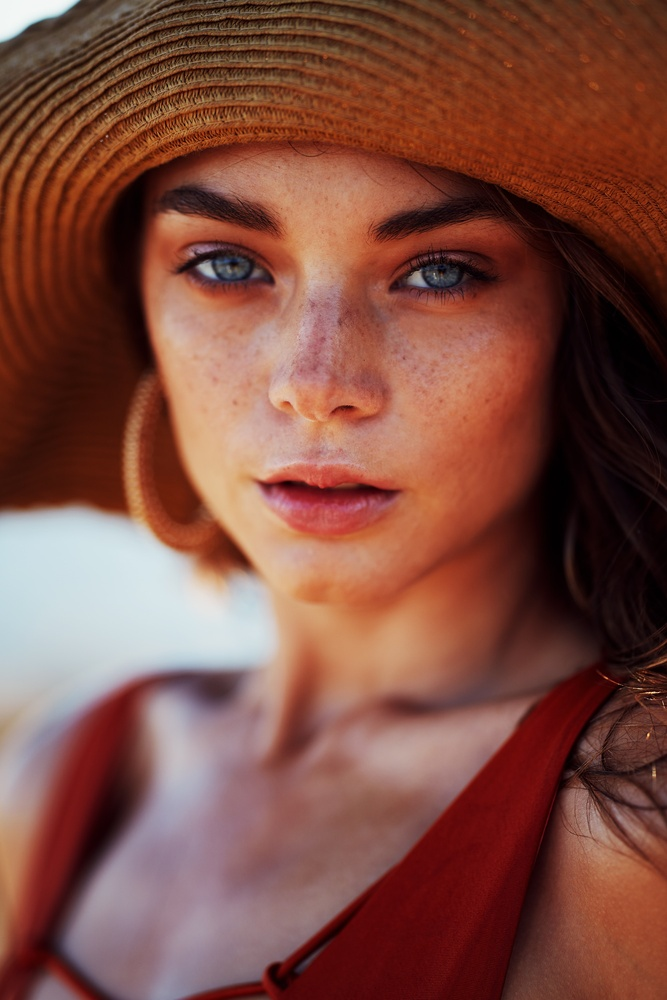
#> input picture ben-scott-tWb7IsL9CnY-unsplash.jpg, 667 x 1000 px, shrunk from 2000 x 3000 before the run
$ python waveform_aesthetics.py ben-scott-tWb7IsL9CnY-unsplash.jpg
#> lines starting #> are read from the running program, lines starting #| are printed output that depends on the picture
### utils.py

from os import path
from cv2 import cv2
from tqdm import tqdm
import numpy as np

#Conditionals to ensure numpy array is correct shape
def check_image_shape(image, args):

	#If the image rows are within the range of the averaging, the reduce the number of rows.
	row_count = 20 if image.shape[0]<250 else args.row_count

	#Sometimes the image will have length 4 because there is an alpha or transparency value for each pixel included.
	if len(image.shape) == 3 and image.shape[-1] == 4:
		image = image[:, :, :3]
		image_2=image_2[:, :, :3]
		#This makes sure the dimensions of the image are correct. ':3' is used because the last element is a list of size three.
	if len(image.shape) == 3 and image.shape[-1] == 3: #If the dimensions are correct (rows, columns, [R,G,B])
		image = np.sum(image, axis=2) #Sum the values on the last axis, so, convert each of the RGB values into just R+G+B.

	return image, row_count

def make_divisible_rows(image, row_count):
	#These next four lines just ensure that the number of total number of rows is divisble by the user-inputted row_count.
	#We need to do this so we don't get half a waveform, which the program cannot interpret.
	row_width = image.shape[0]//row_count
	col_count = image.shape[1]
	margin_rows = image.shape[0] % row_count
	image = image[margin_rows//2 : margin_rows//2 + row_count * row_width, :] #make sure the number of rows is divisible by row_width, keep column number constant.
	return image, col_count, row_width


def row_reducer(image, row_count):

	image, col_count, row_width = make_divisible_rows(image, row_count)

	reduced_image = np.zeros([row_count, col_count]) #Create a new image with the row_count user input same column number.

	for i in range(row_count):
		#print(np.median(image[i * row_width : (i + 1) * row_width, :]))
		reduced_image[i, :] = (np.median(image[i * row_width : (i + 1) * row_width, :], axis=0)) #axis 0 means take the median value of each column.
		#this is saying the new row entry is equal to the median value (R+G+B) of 30 rows, so the 15th row, the 45th row, the 75th role and so forth.

	#This reduced_image has dimension row = row_count (user input), and column = original column number of the image.
	return reduced_image

def calculate_column_vector(f, f_prev, phase_shift, row_width):
	column_vector = np.zeros(row_width) #create a vector of length row_width. This serves as a placeholder for now.

	prev_sample = row_width//2 + int((row_width//2) * np.sin(phase_shift)) - 1 #the midpoint of the row_width _+ the midpoint*sin(phase_shift)-1
	intensity = (row_width//2) * np.sin(f + phase_shift) # intensity = midpoint * np.sin(f (the pixel value) + phase_shift, initially 0)
	intensity = intensity + row_width//2 #now add the midpoint of the row_width
	intensity = intensity.astype(np.int32) #construct 32-bit integer object for intensity, numpy makes default type the type needed to hold all objects in the array.
	column_vector[prev_sample] = 1  #Set the element in the position of the prev_sample equal to 1.

	#Conditionals that store information as 1s and 0s regarding the waveform at some element in a row.
	if intensity > prev_sample:
		column_vector[prev_sample:intensity] = 1
	else:
		column_vector[intensity:prev_sample] = 1


	phase_shift = phase_shift+f #phase_shift is basically f_prev
	return column_vector, phase_shift #column_vector now has data with 1s between the values of intensity and prev_sample, and 0s elsewhere.


def image_transform(image, row_width, freq_factor):
	max_freq = 2 * np.pi * freq_factor
	image = image/image.max()*max_freq #Express all values as a fraction of the maximum (so we normalize the values) then multiply by the max frequency to limit values.

	#Creates a placeholder numpy array with dimension rows = rows//row_width *row_width and columns the same, filled with 0.
	waveform_img = np.zeros([row_width * image.shape[0], image.shape[1]]) #multiply number of rows in original matrix by row-width. Keep number of columns constant.


	#This is a nested for-loop with the usual iterators i, j going from left to right in a row before going down to the next row.
	for i in tqdm(range(image.shape[0])): #Note, there are row_count here.
		row = image[i] #row is equal to the number of the iteration. So we are going down row-by-row at this step.
		phase_shift = 0
		for j in range(len(row)):

			f = row[j] # f is equal to the jth element in the row.
			f_prev = f if j==0 else row[j-1] #This is a ternary operator that just says set f = f_prev if it is the first element.
			#print(f, f_prev)
			column_vector, phase_shift = calculate_column_vector(f, f_prev, phase_shift, row_width) # create a tuple column_vector, phase_shift. Note: f = f_prev for the first and second element.

			# Set the previously empty rows equal to the values in the column_vector variable as given by the calculate_column_vector method.
			# Previously
			waveform_img[i * row_width : (i+1) * row_width, j : j+1] =  column_vector[ : , np.newaxis ]# Make the returned column_vector an actual column vector by adding a dimension (x,) -> (x,1)

	return waveform_img


def create_output(image, image_2, color):

	output_img = np.zeros((image.shape[0], image.shape[1], 3), dtype='uint8') #Create placeholder numpy array for final_img

	for i in range(3):
		#Color image with original colors in the areas where there are sine waves passing through.
		output_img[:,:,i][image == 0] = color[i] #where image is 0, make the background color white.
		#Where image is true (value exists for sine function at that row), then make the color the same as the original at that point.
		output_img[:,:,i][image == 1] = image_2[:,:,i][image == 1]

	return output_img


def export_output(args, output_img):
	print("Outputting file... please wait.")
	output_file = args.output_file
	if output_file is None:
		output_file = path.join(path.dirname(args.input), 'generated.png')
	cv2.imwrite(output_file, output_img.astype('uint8'))
	print('The output path of the generated image is: ', output_file)
	#return output_file


### waveform_aesthetics.py
from utils import (check_image_shape,
					make_divisible_rows,
					row_reducer,
					calculate_column_vector,
					image_transform,
					create_output,
					export_output)
from cv2 import cv2
import argparse, os, time

#start_time = time.time()

def main(args):
	#Note: In some cases, necessary to convert default BGR pixel values given by CV2 to RGB
	#image is read in as rows of (r,g,b) values, we have x rows and intensity columns of pixels, and each pixel has its own RGB value.
	#We have a list with 3000 elements, with 2491 elements in each element in the 3000, and 3 elements in each list with 2491 elements. (For the picture I'm initially using.)
	image = cv2.imread(args.input)
#> image is the input picture: shape (1000, 667, 3); mean B, G, R 65.3, 76.9, 127
	image_2 = cv2.imread(args.input)
	image_2 = make_divisible_rows(image_2, args.row_count)[0]
	image, args.row_count = check_image_shape(image, args)
#> in check_image_shape, `image = np.sum(image, axis=2)`:
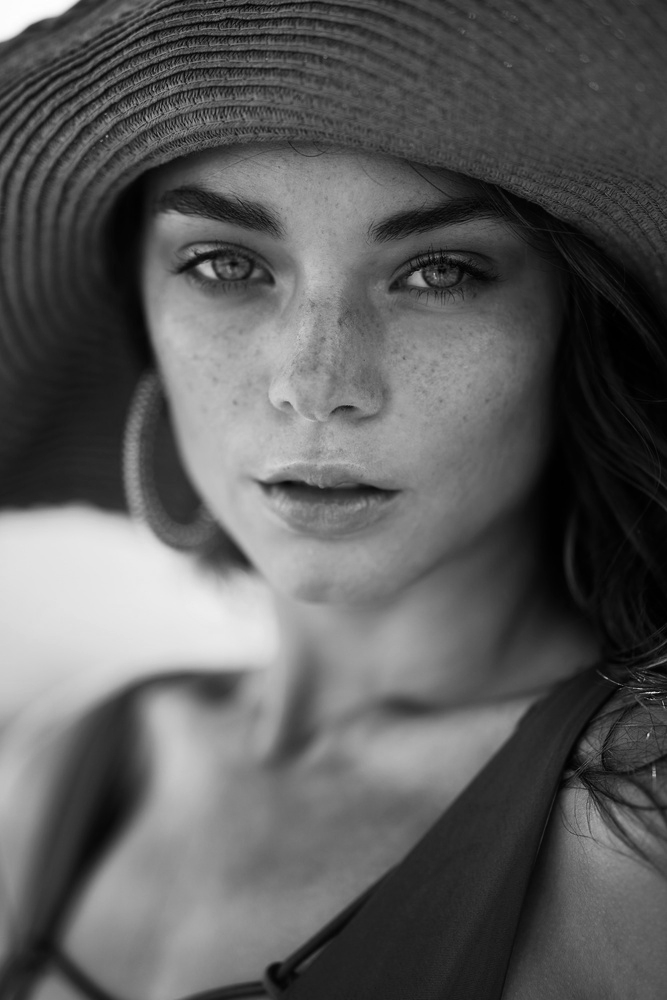
#> image: shape (1000, 667) uint64; min 0, max 739, mean 269.2; drawn with min black and max white
#> args.row_count = 100
	#black to fill in the space not occupied by sine wave
	black = (0,0,0)
	row_width = image.shape[0]//args.row_count #record the row width of the image. image.shape[0] is the number of rows / args.row_count. (3000/100 = 30)
#> row_width = 10
	freq_factor = args.freq_factor * 0.25 + 0.1 # to scale freq_factor, adjust as needed.


	#Apply transformation methods to the image, then use the recorded values transformation to map to an output. Export the output.
	image = row_reducer(image, args.row_count) #returns an image of shape (row_count, num_columns), where row_count is user input, default 100.
#> in row_reducer, `image, col_count, row_width = make_divisible_rows(image, row_count)`: col_count = 667; row_width = 10
#> after the loop in row_reducer, `for i in range(row_count):`:
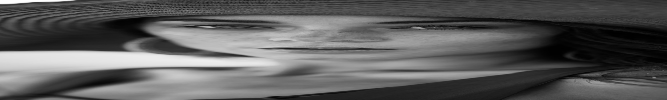
#> reduced_image: shape (100, 667) float64; min 0, max 735, mean 269.5; drawn with min black and max white
	image = image_transform(image, row_width, freq_factor)
#> the loop in image_transform, `for i in tqdm(range(image.shape[0])):` made 100 passes
#> after the loop in image_transform, `for i in tqdm(range(image.shape[0])):`:
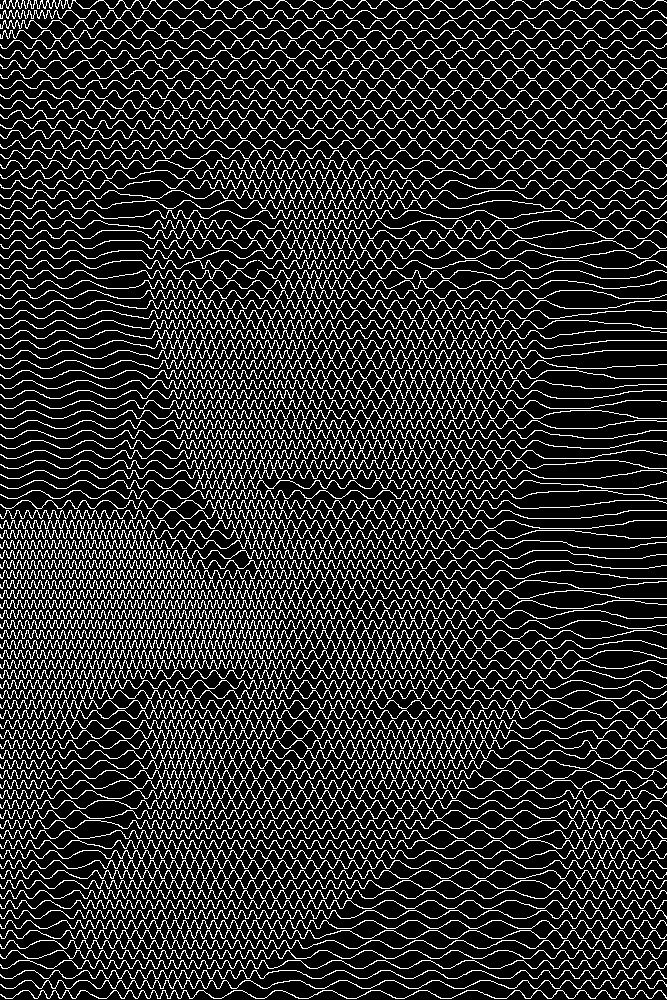
#> waveform_img: shape (1000, 667) float64; values 0 (black) and 1 (white), 17% white in thin lines or dots
	output_img = create_output(image, image_2, black)
#> after the loop in create_output, `for i in range(3):`:
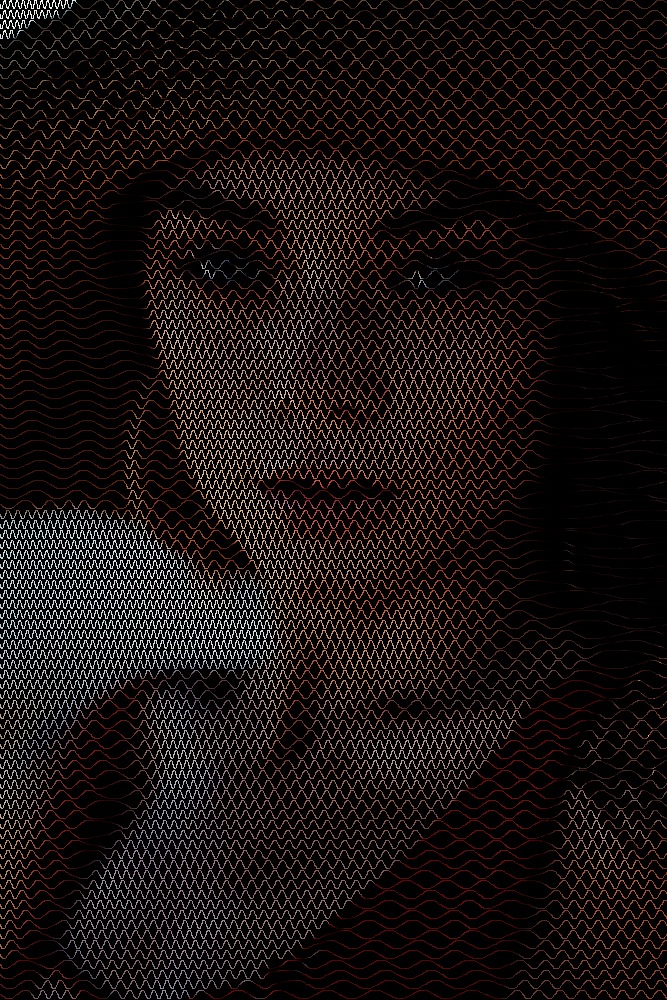
#> output_img: shape (1000, 667, 3); mean B, G, R 14.4, 16.4, 24.4

	export_output(args, output_img)


#Run the program
if __name__ == '__main__':
	parser = argparse.ArgumentParser('Waveform aesthetics - create art using trigonometry! ')
	parser.add_argument('input',
						type=str, help='Input path for image.')
	parser.add_argument('-o', '--output-file', default=None,
						type=str, help='Output path for image')
	parser.add_argument('-n', '--row-count', default=100,
						type=int, help='number of waveforms (rows) in the generated image')
	parser.add_argument('-f', '--freq-factor', default=1/4,
						type=float, help = "f(t) = A sin(wt + phi). The freq_factor is w, or omega.")
	args = parser.parse_args()
	main(args)

	#print("--- %s seconds ---" % (time.time() - start_time))

$ run again, on images/amanda-dalbjorn-UbJMy92p8wk-unsplash.jpg
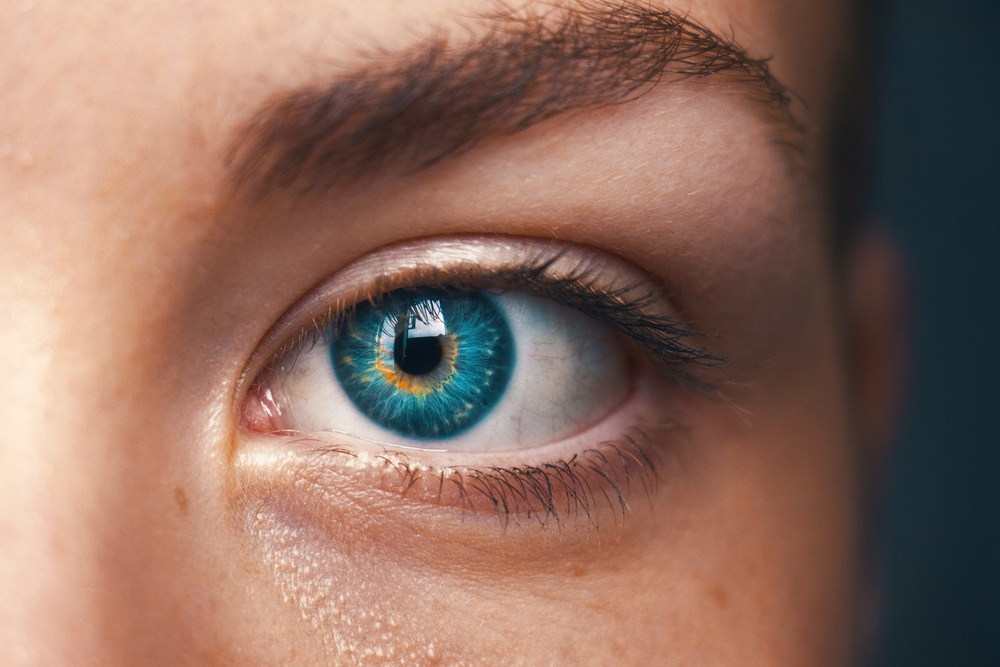
#> input picture images/amanda-dalbjorn-UbJMy92p8wk-unsplash.jpg, 1000 x 667 px, shrunk from 4570 x 3047 before the run
#> in main, image is the input picture: shape (667, 1000, 3); mean B, G, R 96.2, 109, 141
#> args.row_count = 100
#> in main, `row_width = image.shape[0]//args.row_count`: row_width = 6
#> in row_reducer, `image, col_count, row_width = make_divisible_rows(image, row_count)`: col_count = 1000; row_width = 6
#> the loop in image_transform, `for i in tqdm(range(image.shape[0])):` made 100 passes
#> after the loop in image_transform, `for i in tqdm(range(image.shape[0])):`:
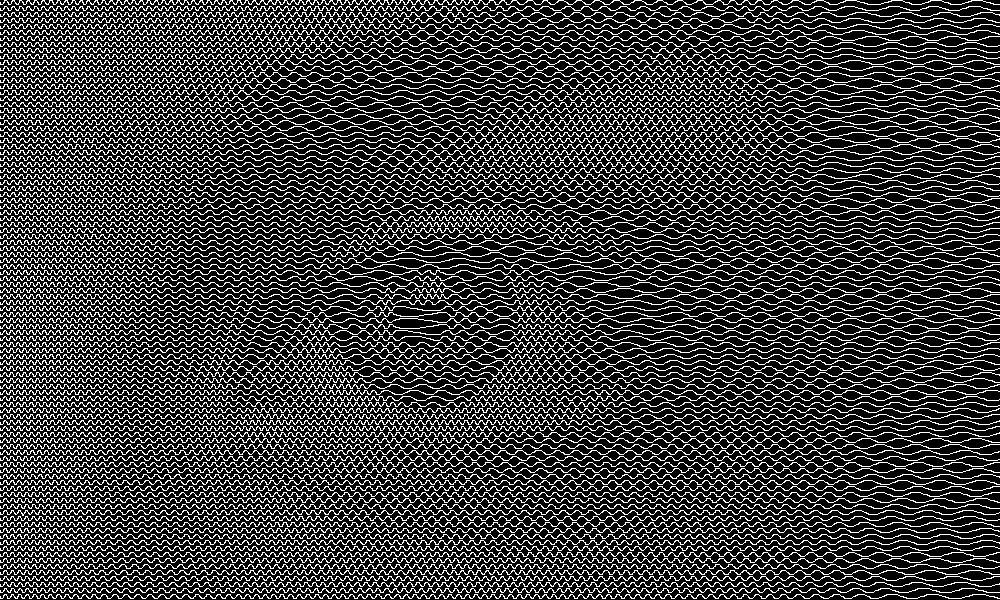
#> waveform_img: shape (600, 1000) float64; values 0 (black) and 1 (white), 23.3% white in thin lines or dots
#> after the loop in create_output, `for i in range(3):`:
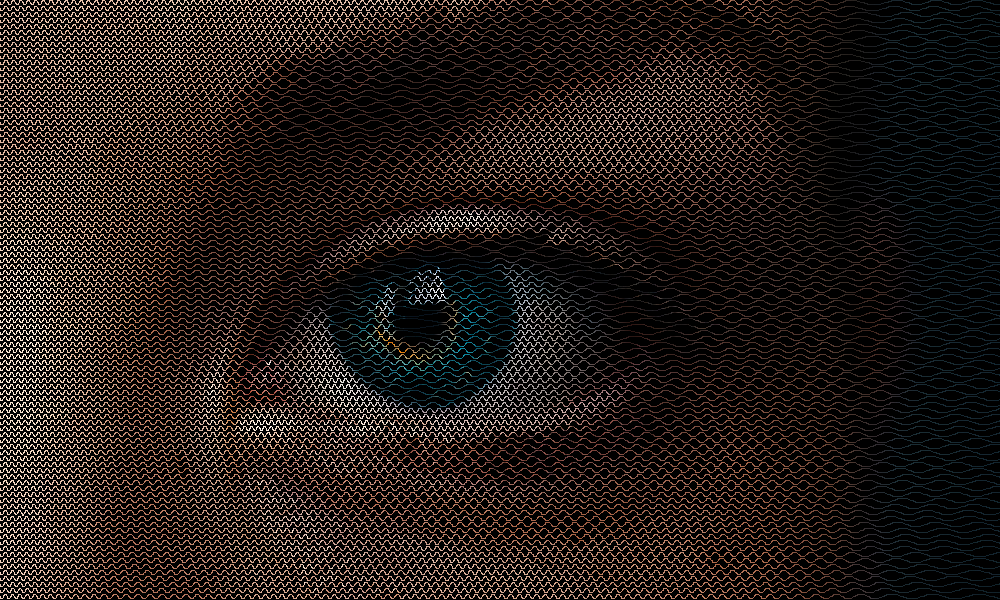
#> output_img: shape (600, 1000, 3); mean of channels 0, 1, 2 24, 27.2, 35; drawn as B, G, R
